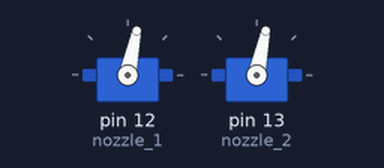
Recording of a sketch running on a simulated Arduino Uno, built with avr-gcc and run on an emulated ATmega328P. Shown: 2 × servo.

Above: at 3.15 s.
At 15.5 s:
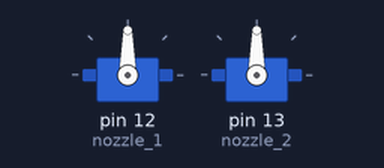
At 38.5 s:
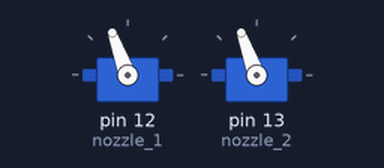
Timing chart, 0 to 40.0 s (numbered marks = the images above):
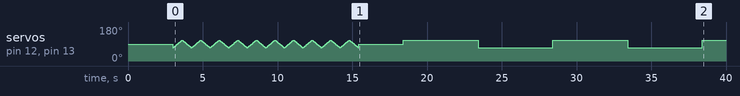

The sketch:

servo_2.ino
```cpp
#include <Servo.h>

Servo nozzle_1;  // create servo object to control a servo // a maximum of eight servo objects can be created
Servo nozzle_2;
int i,pos;    // variable to store the servo position

void setup()
{
  // nozzles and pins attachments
  nozzle_1.attach(12);  // attaches the nozzle 1 on pin 12
  nozzle_2.attach(13);

  nozzle_1.write(90); nozzle_2.write(90); delay(3000);
 // nozzle_1.write(90); nozzle_2.write(0);
 // nozzle_1.write(0); nozzle_2.write(0);
//  nozzle_1.write(0); nozzle_2.write(0);


//   nozzle_1.write(90);delay(3000);
//  nozzle_1.write(180);delay(3000);
//  nozzle_1.write(90);delay(3000);
}


void loop()
{

 /*
  nozzle_1.write(0);
  delay(5000);
  nozzle_1.write(45);
  delay(5000);
  nozzle_1.write(90);
  delay(5000);
  nozzle_1.write(135);
  delay(5000);
  nozzle_1.write(180);
  delay(5000);
  nozzle_1.write(135);
  delay(5000);
  nozzle_1.write(90);
  delay(5000);
  nozzle_1.write(45);
  delay(5000);

  */


  for(i=1;i<=10;i++)
  {
  for(pos = 70; pos <= 110; pos += 1)  // goes from 0 degrees to 180 degrees
  {                                  // in steps of 1 degree
    nozzle_1.write(pos); nozzle_2.write(pos);              // tell servo to go to position in variable 'pos'
    delay(15);                       // waits 15ms for the servo to reach the position
  }
  for(pos = 110; pos>=70; pos-=1)     // goes from 180 degrees to 0 degrees
  {
    nozzle_1.write(pos); nozzle_2.write(pos);             // tell servo to go to position in variable 'pos'
    delay(15);                       // waits 15ms for the servo to reach the position
  }
  }

  nozzle_1.write(90); nozzle_2.write(90); delay(3000);


  for(i=1;i<=3;i++)
  {
       nozzle_1.write(110); nozzle_2.write(110);
      delay(5000);
      nozzle_1.write(70); nozzle_2.write(70);
      delay(5000);

  }


}
```
